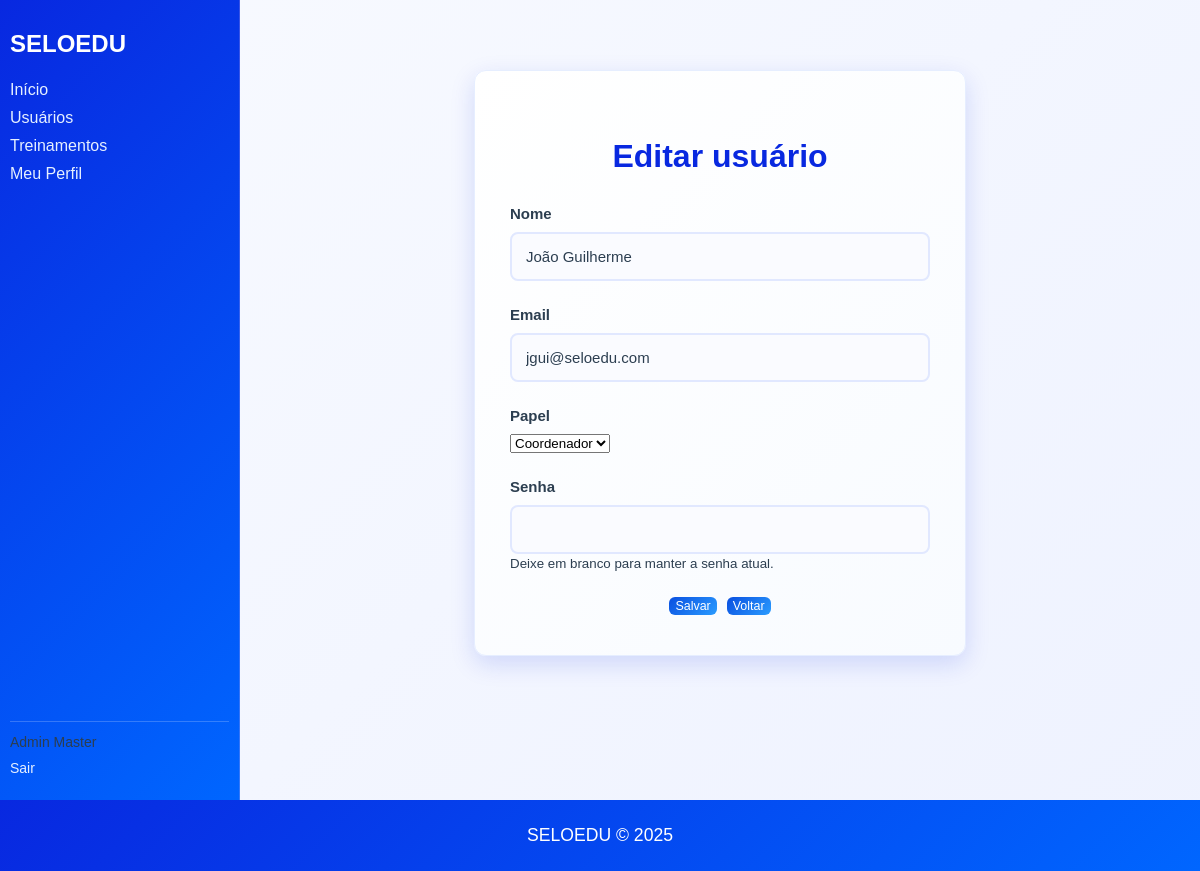
Page /users/4/edit (signed in) on the committed database.
### models/users.py (models this page shows, shortened)
class User(UserMixin, db.Model):
	__tablename__ = 'users'
	id = db.Column(db.Integer, primary_key=True)
	nome = db.Column(db.String(120), nullable=False)
	email = db.Column(db.String(150), unique=True, nullable=False)
	password_hash = db.Column(db.String(256), nullable=True)
	role = db.Column(db.String(50), default='user')
	ativo = db.Column(db.Boolean, default=True)
	profile = db.relationship(
		'Profile',
		uselist=False,
		back_populates='user',
		cascade='all, delete-orphan',
		passive_deletes=True
	)

### views/users.py (the view, shortened to what this page needs)
    @login_required
    def edit_user(self, user_id):
        user = User.query.get_or_404(user_id)
        if current_user.role != 'master' and current_user.id != user.id:
            flash('Apenas administradores (master) podem editar outros usuários.', 'danger')
            return redirect(url_for('users.show', user_id=user.id))
        return render_template('users/form.html', user=user)

### models/users.py (called while the page is built)
@login_manager.user_loader
def load_user(user_id):
	try:
		return User.query.get(int(user_id))
	except Exception:
		return None

### templates/users/form.html (shortened to what this page needs)
{% extends "base.html" %}
{% block content %}
  <div class="login-container">
    <h2 class="users-header">{{ 'Editar usuário' if user else 'Novo usuário' }}</h2>
    <form method="post" style="width:100%">
      <div class="input-group">
        <label>Nome</label>
        <input type="text" name="nome" value="{{ user.nome if user else (form_data.nome if form_data else '') }}" required>
      </div>
      <div class="input-group">
        <label>Email</label>
        <input type="email" name="email" value="{{ user.email if user else (form_data.email if form_data else '') }}" required>
      </div>
      <div class="input-group">
        <label>Papel</label>
        {% set r = user.role if user else (form_data.role if form_data else 'aluno') %}
        <select name="role">
          {% if current_user.is_authenticated and current_user.role != 'coordenador' %}
            <option value="coordenador" {{ 'selected' if r == 'coordenador' else '' }}>Coordenador</option>
          {% endif %}
        </select>
      </div>
      <div class="input-group">
        <label>Senha</label>
        <input type="password" name="password" {% if not user %}required{% endif %} minlength="6">
        {% if user %}
          <small>Deixe em branco para manter a senha atual.</small>
        {% endif %}
      </div>
      <div class="form-actions">
        <button type="submit" class="btn-small">Salvar</button>
        <a href="{{ url_for('users.index') }}" class="btn-small no-underline">Voltar</a>
      </div>
    </form>
  </div>
{% endblock %}

### templates/base.html (shortened to what this page needs)
<!DOCTYPE html>
<html lang="pt-BR">
<head>
    <link rel="stylesheet" href="{{ url_for('static', filename='custom.css') }}">
</head>
<body>
    <div class="layout" id="app-layout">
        {% if current_user.is_authenticated %}
        <aside id="sidebar">
            <div style="display:flex; align-items:center; justify-content:flex-start; margin-bottom:8px;">
                <h2>SELOEDU</h2>
            </div>
            <nav>
                <ul>
                    <li><a href="{{ url_for('users.dashboard') }}">Início</a></li>
                    <li><a href="{{ url_for('users.index') }}">Usuários</a></li>
                    <li><a href="{{ url_for('treinamento.listar') }}">Treinamentos</a></li>
                    <li><a href="{{ url_for('users.profile') }}">Meu Perfil</a></li>
                </ul>
            </nav>
            <div class="sidebar-footer">
                <p>{{ current_user.nome }}</p>
                <ul>
                    <li><a href="{{ url_for('auth.logout') }}">Sair</a></li>
                </ul>
            </div>
        </aside>
        {% endif %}
        <main>
            {% block content %}{% endblock %}
        </main>
    </div>
    <footer>
        <p>SELOEDU © 2025</p>
    </footer>
</body>
</html>

### Static/custom.css (style rules this page uses)
body { font-family: 'Arial', sans-serif; background: linear-gradient(135deg, #f8faff 0%, #eef2ff 100%); margin: 0; padding: 0; color: #2c3e50; display: flex; flex-direction: column; min-height: 100vh; }
main { flex: 1; padding: 20px; display: flex; flex-direction: column; align-items: center; }
footer { background: linear-gradient(135deg, #0828e0 0%, #0066ff 100%); color: white; text-align: center; padding: 25px; margin-top: auto; width: 100%; box-sizing: border-box; font-weight: 500; }
footer p { margin: 0; font-size: 1.1em; }
.login-container { background: linear-gradient(135deg, #ffffff 0%, #f8fbff 100%); padding: 40px 35px; border-radius: 12px; box-shadow: 0 8px 25px rgba(8, 40, 224, 0.15); width: 100%; max-width: 420px; text-align: left; display: flex; flex-direction: column; align-items: center; margin: 50px auto; border: 1px solid #e6eeff; }
.login-container h2 { margin-bottom: 30px; color: #0828e0; font-size: 2em; text-align: center; font-weight: 700; }
.input-group { margin-bottom: 25px; text-align: left; width: 100%; }
.input-group label { display: block; margin-bottom: 10px; font-size: 15px; color: #2c3e50; font-weight: 600; }
.input-group input { width: 100%; padding: 14px; font-size: 15px; border: 2px solid #e1e8ff; border-radius: 8px; background-color: #fafbff; color: #2c3e50; box-sizing: border-box; transition: all 0.3s ease; }
.btn-small { padding: 2px 6px; font-size: 0.78em; border-radius: 6px; background: linear-gradient(135deg, #0a4fe0 0%, #2a9cff 100%); color: white; border: none; cursor: pointer; text-decoration: none; display: inline-block; vertical-align: middle; }
.button-home, .btn-small, .no-underline { text-decoration: none; }
.users-header { text-align: center; color: #0828e0; margin-bottom: 16px; font-weight: 700; }
.form-actions { display: flex; gap: 10px; justify-content: center; margin-top: 16px; }
.layout { display: grid; grid-template-columns: 240px 1fr; min-height: 100vh; }
aside { background: linear-gradient(135deg, #0828e0 0%, #0066ff 100%); padding: 10px; display: flex; flex-direction: column; justify-content: flex-start; border-right: 1px solid rgba(255,255,255,0.2); }
aside h2 { margin-bottom: 5px; text-align: left; color: #ffffff; }
aside nav ul { list-style: none; padding: 0; margin: 0; }
aside nav li { margin: 10px 0; }
aside nav a { text-decoration: none; color: #e6f0ff; font-weight: 500; }
.sidebar-footer { border-top: 1px solid rgba(255,255,255,0.2); padding-top: 10px; font-size: 14px; margin-top: auto; }
.sidebar-footer p { margin: 2px 0; }
.sidebar-footer ul { list-style: none; padding: 0; margin-top: 10px; }
.sidebar-footer li { margin: 6px 0; }
.sidebar-footer a { text-decoration: none; color: #e6f0ff; }
main { padding: 20px; }

### rows in the picture
User: nome "Admin Master", role "Coordenador"
User: nome "João Guilherme", email "jgui@seloedu.com"

### other values in the picture
{{ 'Editar usuário' if user else 'Novo usuário' }} "Editar usuário"
